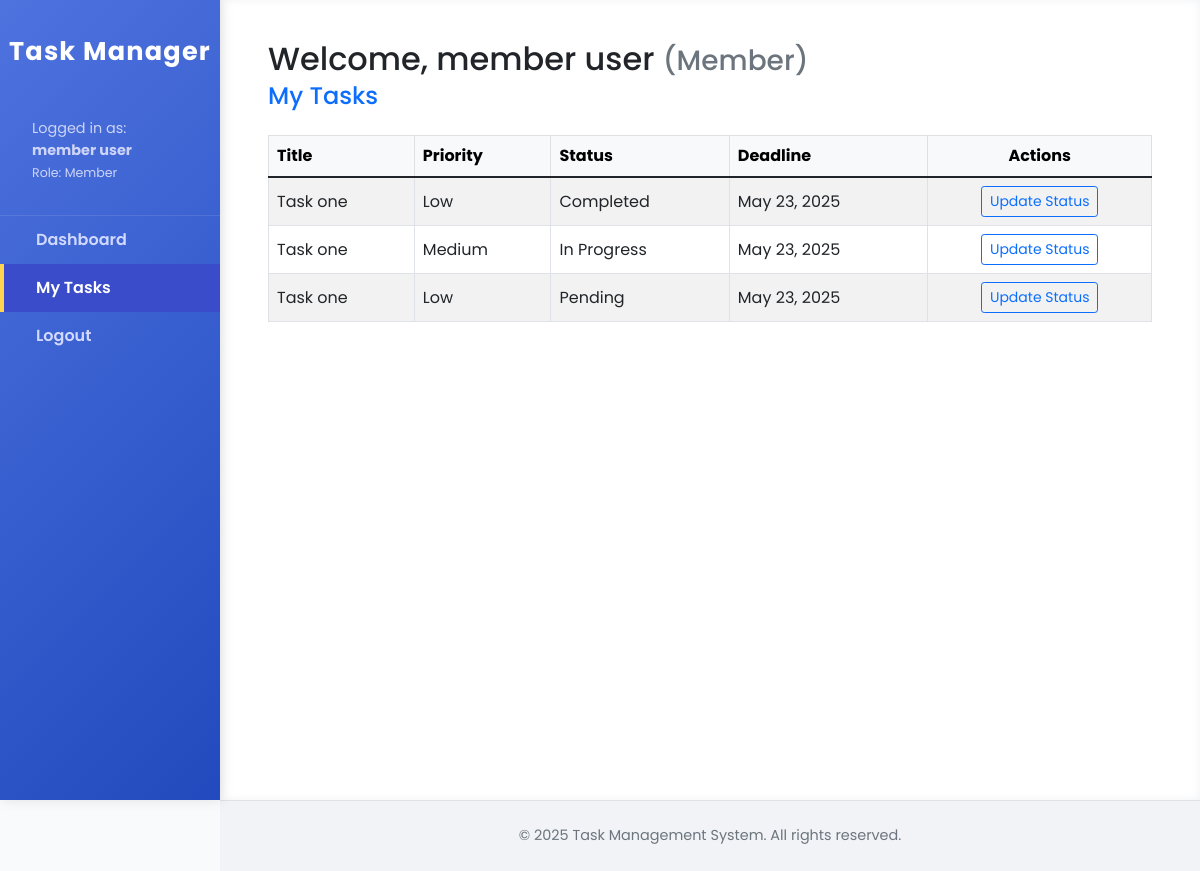
The page /member/tasks/ (signed in) on the database its author committed.
### myapp/models.py (models this page shows, shortened)
class Task(models.Model):
    PRIORITY_CHOICES = [
        ('Low', 'Low'),
        ('Medium', 'Medium'),
        ('High', 'High'),
    ]
    STATUS_CHOICES = [
        ('Pending', 'Pending'),
        ('In Progress', 'In Progress'),
        ('Completed', 'Completed'),
    ]
    title = models.CharField(max_length=255)
    description = models.TextField(blank=True, null=True)
    priority = models.CharField(max_length=10, choices=PRIORITY_CHOICES, default='Low')
    status = models.CharField(max_length=20, choices=STATUS_CHOICES, default='Pending')
    deadline = models.DateField(blank=True, null=True)
    assigned_to = models.ForeignKey(User, on_delete=models.SET_NULL, null=True, related_name='assigned_tasks')
    created_by = models.ForeignKey(User, on_delete=models.SET_NULL, null=True, related_name='created_tasks')
    created_at = models.DateTimeField(default=timezone.now)
    updated_at = models.DateTimeField(auto_now=True)

### myapp/views.py (the view)
# urls.py: path('member/tasks/', views.member_tasks, name='member_tasks'),
def member_tasks(request):
    if request.session.get('user_role') != 'member':
        return redirect('user_login')
    user_id = request.session.get('user_id')
    tasks = Task.objects.filter(assigned_to_id=user_id)
    return render(request, 'member_tasks.html', {'tasks': tasks, 'user_name': request.session.get('user_name')})

### templates/member_tasks.html (shortened to what this page needs)
{% extends 'base.html' %}
{% block content %}
<div class="mb-4">
    <h2 class="mb-1">Welcome, {{ user_name }} <small class="text-muted">(Member)</small></h2>
    <h4 class="text-primary">My Tasks</h4>
</div>
<div class="table-responsive">
    <table class="table table-striped table-bordered align-middle">
        <thead class="table-light">
            <tr>
                <th>Title</th>
                <th>Priority</th>
                <th>Status</th>
                <th>Deadline</th>
                <th class="text-center">Actions</th>
            </tr>
        </thead>
        <tbody>
            {% for task in tasks %}
            <tr>
                <td>{{ task.title }}</td>
                <td>{{ task.priority }}</td>
                <td>{{ task.status }}</td>
                <td>{{ task.deadline|default:"-" }}</td>
                <td class="text-center">
                    <a href="{% url 'update_task_status' task.id %}" class="btn btn-sm btn-outline-primary">
                        Update Status
                    </a>
                </td>
            </tr>
            {% empty %}
            <tr>
                <td colspan="5" class="text-center text-muted">No tasks assigned.</td>
            </tr>
            {% endfor %}
        </tbody>
    </table>
</div>
{% endblock %}

### templates/base.html (style rules this page uses)
body { font-family: 'Poppins', sans-serif; background-color: #f9fafb; color: #212529; }

### rows shown on the page
Task: title "Task one", priority "Low", status "Completed", deadline "May 23, 2025"
Task: title "Task one", priority "Medium", status "In Progress", deadline "May 23, 2025"
Task: title "Task one", priority "Low", status "Pending", deadline "May 23, 2025"

### other values the page prints
{{ request.session.user_name }} "member user"
{{ request.session.user_role|title }} "Member"
{{ user_name }} "member user"
